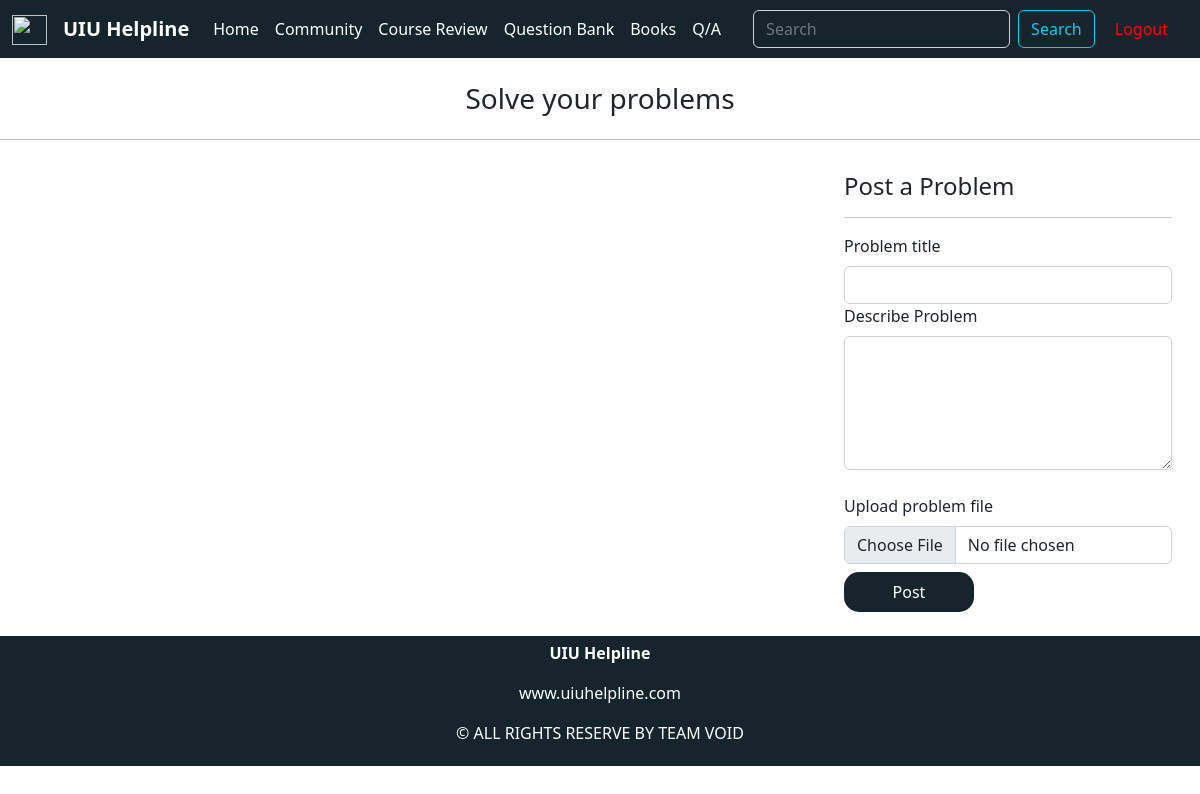
The page /questionBankList.php on the database as committed earlier.
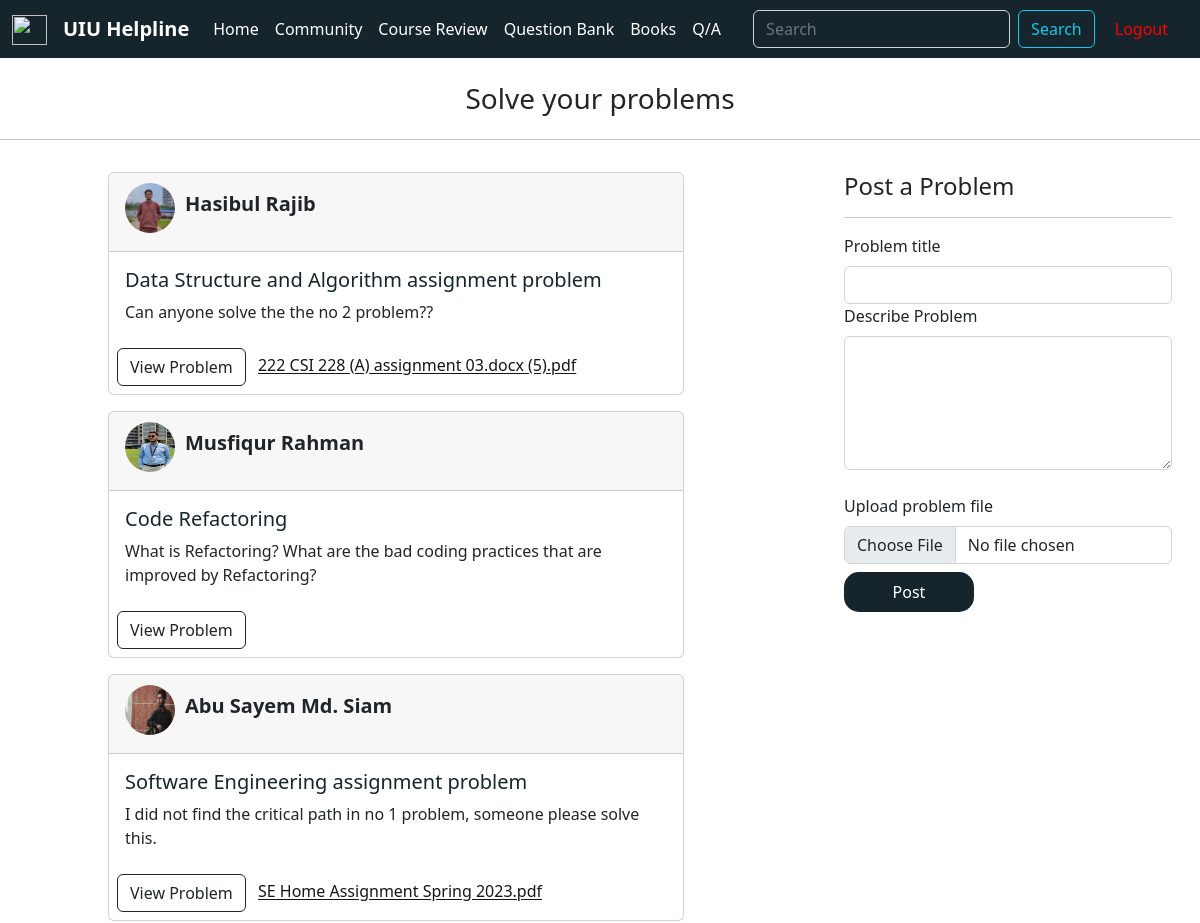
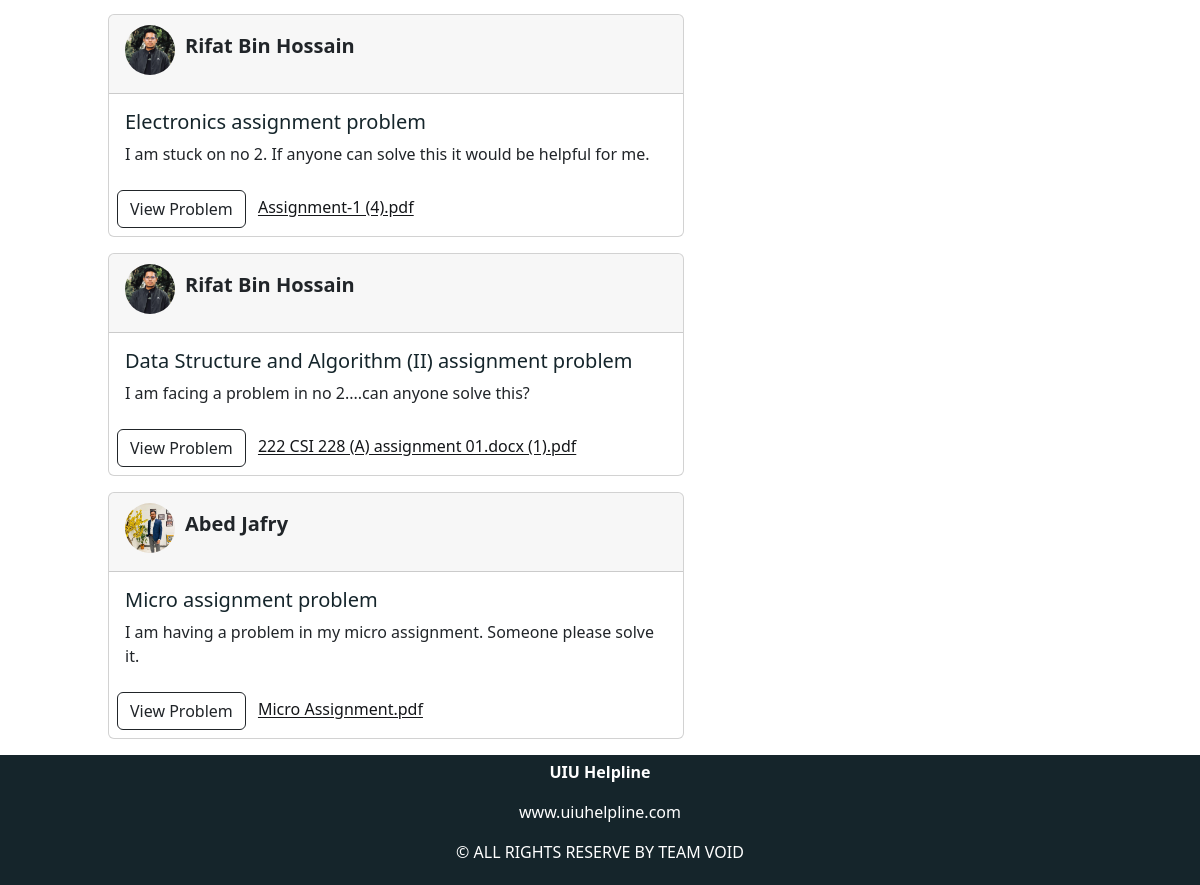
The same page on the database as committed later (2 pictures, top to bottom).
### tables this page shows
CREATE TABLE `questionbanklist` (
  `id` int(11) NOT NULL,
  `question_title` varchar(100) NOT NULL,
  `question_details` varchar(500) NOT NULL,
  `question_file` varchar(300) NOT NULL,
  `question_by` int(11) NOT NULL,
  `date` datetime NOT NULL DEFAULT current_timestamp()
);

CREATE TABLE `accounts` (
  `name` varchar(500) NOT NULL,
  `username` varchar(500) NOT NULL,
  `password` varchar(100) NOT NULL,
  `c_password` varchar(100) NOT NULL,
  `userid` int(100) NOT NULL,
  `photo_loc` varchar(1000) NOT NULL
);

### questionBankList.php (the view, shortened to what this page needs)
<?php
include "components/header.php";
?>
<?php
$search_flag = false;
?>
<h3 class="m-4" style="text-align: center;">Solve your problems</h3>
<hr>
<div class="row">
    <div class="col-md-8">
        <div class="container">
            <?php
            if ($search_flag == false) {
                include('components/dbConnect.php');
                $sql2 = "SELECT * FROM `questionbanklist` INNER JOIN accounts on accounts.userid = questionbanklist.question_by WHERE 1 ORDER by date DESC;";
                $result2 = mysqli_query($conn, $sql2);
                while ($row = mysqli_fetch_assoc($result2)) {
                    $pid = $row['question_by'];
                    $sql3 = "SELECT `photo_loc` FROM `accounts` WHERE userid = '$pid';";
                    $result3 = mysqli_query($conn, $sql3);
                    $img = mysqli_fetch_assoc($result3);
            ?>
                    <div class="card w-75 m-auto my-3">
                        <div class="card-header" style="display:inline-flex">
                        <img src="img/<?php echo $img['photo_loc']?>" alt="" onerror="this.src='img/altimg.jpg';" style="width:50px; height:50px; border-radius:50%; margin-top:2px">
                            <p style="padding: 8px 10px; font-size:20px"><b><?php echo $row['name']; ?></b></p>
                        </div>
                        <div class="card-body">
                            <h5 class="card-title"><a style="text-decoration:none; color:#15252B" href="questionDetail.php?question_id=<?php echo $row['id']; ?>"><?php echo $row['question_title']; ?></a></h5>
                            <p class="card-text" style="text-overflow: ellipsis; overflow: hidden;"><?php echo $row['question_details']; ?></p>
                        </div>
                        <div class="card-bottom">
                            <a class="btn btn-outline-dark m-2" href="questionDetail.php?question_id=<?php echo $row['id']; ?>">View Problem</a>
                            <a href="questionDetail.php?question_id=<?php echo $row['id']; ?>"><?php echo $row['question_file']; ?></a>
                        </div>
                    </div>
                <?php }
            } ?>
        </div>
    </div>
    <div class="col-md-4">
        <div class="container">
            <form action="questionBankList.php" method="post" enctype="multipart/form-data">
                <div class=" justify-content-center m-3">
                    <h4>Post a Problem</h4>
                    <hr>
                    <label for="exampleFormControlInput1" class="form-label"> Problem title</label>
                    <input type="text" class="form-control" id="exampleFormControlInput1" name="question_title" placeholder="">
                    <label for="exampleFormControlTextarea1" class="form-label">Describe Problem</label>
                    <textarea class="form-control" id="exampleFormControlTextarea1" name="question_details" rows="5" cols="50"></textarea>
                    <br> <label for="question_file" class="form-label">Upload problem file </label>
                    <input class="form-control" type="file" id="question_file" name="question_file">
                    <input type="submit" value="Post" name="post" class="btn my-2" style="width:130px; height:40px; background-color: #15252B; border-radius: 15px; color:white;">
                </div>
            </form>
        </div>
    </div>
</div>
<?php
include "components/footer.php";
?>

Rows that differ between the two databases and show on the page:
added questionbanklist: accounts.photo_loc (picture), accounts.name "Hasibul Rajib", question_title "Data Structure and Algorithm assignment problem", question_details "Can anyone solve the the no 2 problem??", question_file "222 CSI 228 (A) assignment 03.docx (5).pdf"
added questionbanklist: accounts.photo_loc (picture), accounts.name "Musfiqur Rahman", question_title "Code Refactoring", question_details "What is Refactoring? What are the bad coding practices that are improved by Refactoring?"
added questionbanklist: accounts.photo_loc (picture), accounts.name "Abu Sayem Md. Siam", question_title "Software Engineering assignment problem", question_details "I did not find the critical path in no 1 problem, someone please solve this.", question_file "SE Home Assignment Spring 2023.pdf"
added questionbanklist: accounts.photo_loc (picture), accounts.name "Rifat Bin Hossain", question_title "Electronics assignment problem", question_details "I am stuck on no 2. If anyone can solve this it would be helpful for me.", question_file "Assignment-1 (4).pdf"
added questionbanklist: accounts.photo_loc (picture), accounts.name "Rifat Bin Hossain", question_title "Data Structure and Algorithm (II) assignment problem", question_details "I am facing a problem in no 2....can anyone solve this?", question_file "222 CSI 228 (A) assignment 01.docx (1).pdf"
added questionbanklist: accounts.photo_loc (picture), accounts.name "Abed Jafry", question_title "Micro assignment problem", question_details "I am having a problem in my micro assignment. Someone please solve it.", question_file "Micro Assignment.pdf"
